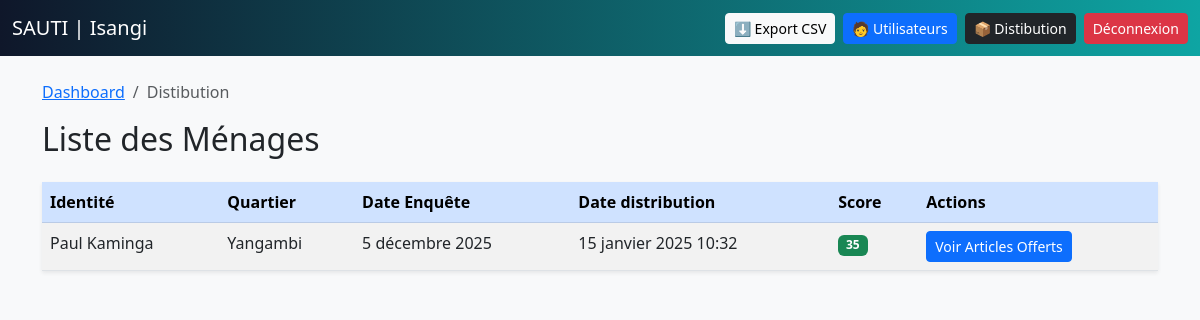
/menages/, run on the app's committed database.
### application/models.py (models this page shows, shortened)
class Distribution(models.Model):
    menage = models.ForeignKey(Menage, on_delete=models.CASCADE, related_name="distributions", null=True)
    date_distribution = models.DateTimeField()
    fournisseurid = models.ForeignKey(User, on_delete=models.SET_NULL, null=True, related_name="offres_fournies")
    def __str__(self):
        return f"Distribution to {self.menage} on {self.date_distribution.strftime('%Y-%m-%d %H:%M:%S')}"

class Menage(models.Model):
    identite = models.CharField(max_length=255)
    uuid = models.UUIDField(
        default=uuid.uuid4,      # génère automatiquement un UUID unique
        editable=False            # empêche la modification manuelle
    )
    village_quartier = models.CharField(max_length=255)
    numero_menage = models.CharField(max_length=50, null=True, blank=True)
    date_enquete = models.DateField()
    nom_enqueteur = models.ForeignKey(User, on_delete=models.SET_NULL, null=True)
    latitude = models.FloatField(null=True, blank=True)
    longitude = models.FloatField(null=True, blank=True)
    score_total = models.IntegerField(default=0)
    genre = models.CharField(max_length=10, choices=[
        ('Masculin', 'Masculin'),
        ('Féminin', 'Féminin'),
    ], null=True, blank=True)
    air_sante = models.CharField(max_length=50, choices=[
        ('Yalosase', 'Yalosase'),
        ('Lilanda', 'Lilanda'),
        ('Baonga', 'Baonga'),
        ('Yabasabola', 'Yabasabola'),
        ('Yasanga', 'Yasanga'),
        ('Yakosanga', 'Yakosanga'),
        ('Yafunga', 'Yafunga'),
        ('Lomboto', 'Lomboto'),
        ('Yabongengo', 'Yabongengo'),
        ('Yaelomba', 'Yaelomba'),
    ], null=True, blank=True)
    img = models.ImageField(upload_to='menage_images/', null=True, blank=True)
    adresse = models.CharField(max_length=255, null=True, blank=True)
    niveau_vulnerabilite = models.CharField(max_length=50, null=True, blank=True, choices=[
        ('Très vulnérable', 'Très vulnérable'),
        ('Vulnérable', 'Vulnérable'),
        ('Moins vulnérable', 'Moins vulnérable'),
    ], default='Moins vulnérable')
    def __str__(self):
        return f"{self.identite} - {self.village_quartier} #{self.numero_menage}"

### application/views.py (the view)
# urls.py: path("menages/", views.liste_menages, name="liste_menages"),
def liste_menages(request):
    distribution = Distribution.objects.all().order_by("-id")
    print(distribution)
    return render(request, "admin/liste_menages.html", {"distribution": distribution})

### templates/admin/liste_menages.html (shortened to what this page needs)
<!DOCTYPE html>
<html lang="fr">
<head>
    <link href="https://cdn.jsdelivr.net/npm/bootstrap@5.3.0/dist/css/bootstrap.min.css" rel="stylesheet">
</head>
<body class="bg-light">
<nav class="navbar navbar-expand-lg navbar-dark" style="background: linear-gradient(90deg,#0f172a,#0ea5a3);">
    <div class="container-fluid">
        <a class="navbar-brand" href="/">SAUTI | Isangi</a>
        <div class="d-flex">
            <a class="btn btn-sm btn-light me-2" href="{% url 'export_menages_csv' %}">⬇️ Export CSV</a>
            <a class="btn btn-sm btn-primary me-2" href="{% url 'gestion_utilisateurs' %}">🧑 Utilisateurs</a>
            <a class="btn btn-sm btn-dark me-2" href="{% url 'liste_menages' %}">📦 Distibution</a>
            <a class="btn btn-sm btn-danger" href="{% url 'logout' %}">Déconnexion</a>
        </div>
    </div>
</nav>
<div class="container mt-4">
    <nav class="breadcrumb">
        <a class="breadcrumb-item" href="{% url "admin_dashboard" %}">Dashboard</a>
        <span class="breadcrumb-item active" aria-current="page">Distibution</span>
    </nav>
    <h2 class="text-right mb-4">Liste des Ménages</h2>
    <table class="table table-striped table-hover shadow-sm">
        <thead class="table-primary">
            <tr>
                <th>Identité</th>
                <th>Quartier</th>
                <th>Date Enquête</th>
                <th>Date distribution</th>
                <th>Score</th>
                <th>Actions</th>
            </tr>
        </thead>
        <tbody>
            {% for d in distribution %}
            <tr>
                <td>{{ d.menage.identite }}</td>
                <td>{{ d.menage.village_quartier }}</td>
                <td>{{ d.menage.date_enquete }}</td>
                <td>{{ d.date_distribution }}</td>
                <td><span class="badge bg-success">{{ d.menage.score_total }}</span></td>
                <td>
                    <a href="/menages/{{ d.id }}/articles/" class="btn btn-sm btn-primary">
                        Voir Articles Offerts
                    </a>
                </td>
            </tr>
            {% endfor %}
        </tbody>
    </table>
</div>
</body>
</html>

### data on the page
Distribution: menage.identite "Paul Kaminga", menage.village_quartier "Yangambi", menage.date_enquete "5 décembre 2025", date_distribution "15 janvier 2025 10:32", menage.score_total "35"
